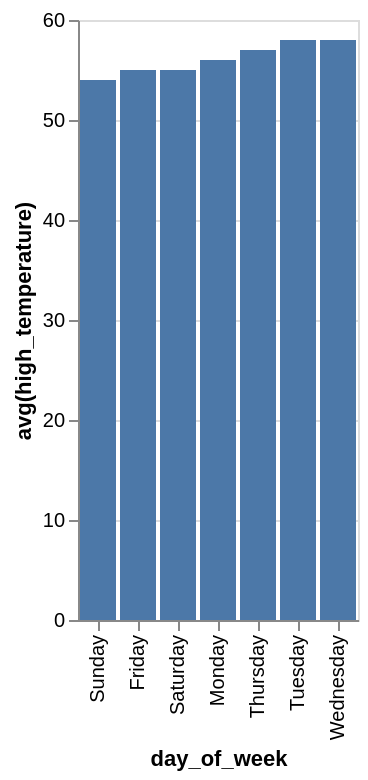

The specification (Vega-Lite) saved for this image:
### Vega-Lite specification from a JSON file in a GitHub repository (floating-point values rounded to 4 significant figures)
{"data": {"values": [{"x_data": "Sunday", "y_data": 54}, {"x_data": "Friday", "y_data": 55}, {"x_data": "Saturday", "y_data": 55}, {"x_data": "Monday", "y_data": 56}, {"x_data": "Thursday", "y_data": 57}, {"x_data": "Tuesday", "y_data": 58}, {"x_data": "Wednesday", "y_data": 58}]}, "mark": "bar", "encoding": {"x": {"field": "x_data", "type": "nominal", "title": "day_of_week", "sort": {"op": "sum", "field": "y_data", "order": "ascending"}}, "y": {"field": "y_data", "type": "quantitative", "title": "avg(high_temperature)"}}}
